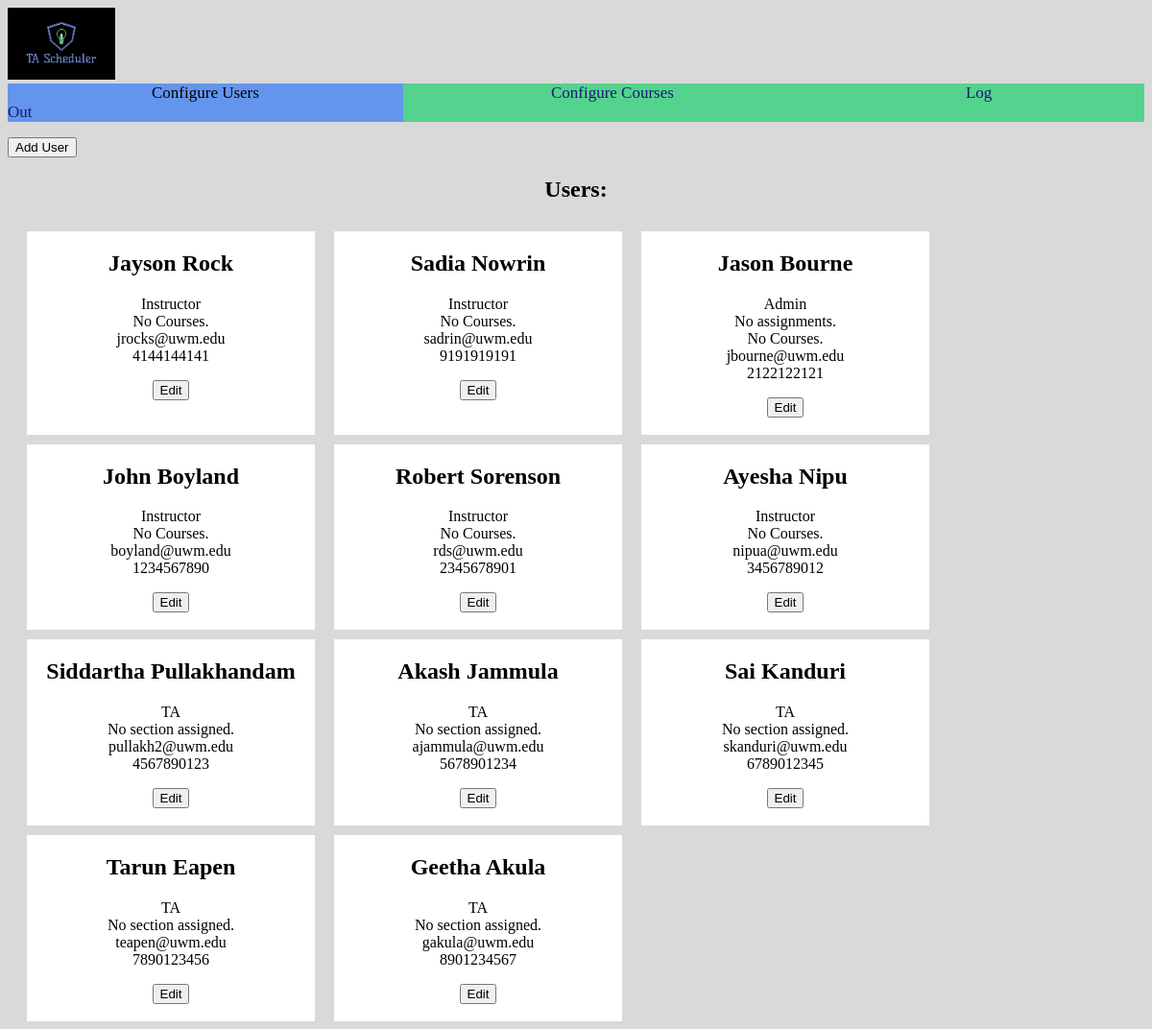
The app's page /configure_user.html (signed in), older data.
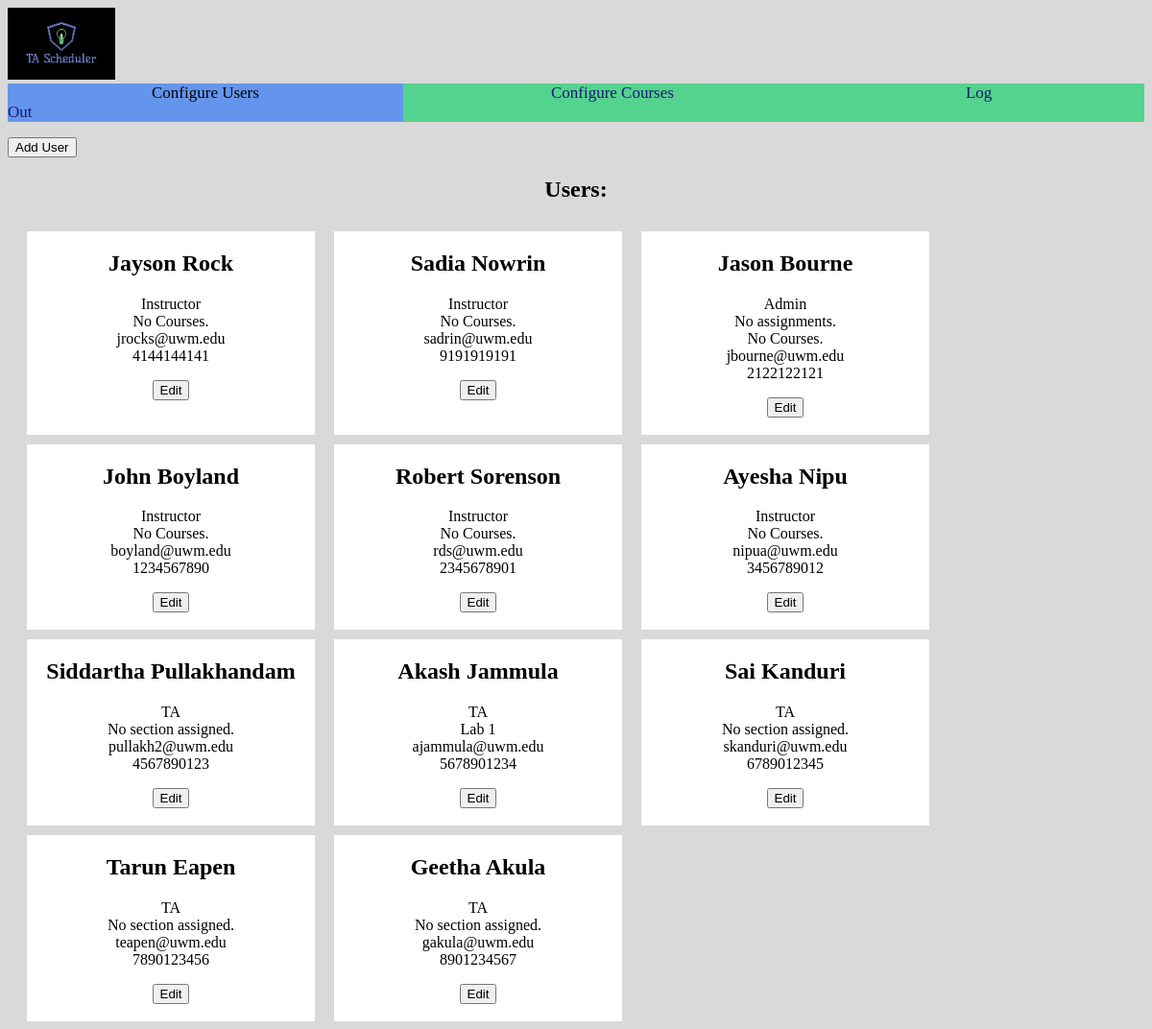
The same page, newer data.
### djangoProject1/models.py (models this page shows, shortened)
class User(models.Model): # basic for now
    ROLE_CHOICES = [
        ('TA', 'Teaching Assistant'),
        ('Instructor', 'Instructor'),
        ('Admin', 'Administrator'),
    ]
    id = models.UUIDField(primary_key=True, default=uuid.uuid4, editable=False) #unique id
    first_name = models.CharField(max_length=50, default="DefaultFirst") #first name of user
    last_name = models.CharField(max_length=50, default="DefaultLast") #last name of user
    username = models.CharField(max_length=50, unique=True, default="Default_Username")  #unique username (ISSUES LATER ON, default AND unique doesn't work well)
    password = models.CharField(max_length=128, default="Default_Password")  #stored password (128 for hash(? idk documentation recommended it))
    email = models.EmailField(default="default@example.com")  #unique email address (cant run unless blank by default
    phone_number = models.CharField(max_length=10, blank=True, null=True)  #optional phone number (can make required later)
    address = models.TextField(blank=True, null=True)  #optional home address (can make required later)
    skills = models.TextField(blank=True, null=True)  #apparently we need skills? okay here's an open text field for it
    role = models.CharField(max_length=20, choices=ROLE_CHOICES, default='TA')  #role of the user (TA, Instructor, Admin)

class Section(models.Model):
    id = models.UUIDField(primary_key=True, default=uuid.uuid4, editable=False) #unique id
    name = models.CharField(max_length=100, default="Default Section Name") #section name
    course = models.ForeignKey(Course, on_delete=models.CASCADE, related_name='sections') #link to course
    days = MultiSelectField(choices=DAYS_OF_WEEK, blank=True, null=True)  #day of the week
    time = models.TimeField(blank=True, null=True)  #specific time of day
    location = models.CharField(max_length=100, blank=True, null=True) #location
    user = models.ForeignKey(User, null=True, blank=True, limit_choices_to={'role__in': ['TA', 'Instructor']}, on_delete=models.SET_NULL, related_name='sections')

### djangoProject1/views.py (the view, shortened to what this page needs)
# urls.py: path('configure_user.html', ConfigureUserPage.as_view(), name='configure_user'),
class ConfigureUserPage(View):
    def get(self, request):
        users = User.objects.all()
        user = GetUser.get_user(request)
        if not user:
            return redirect('/')
        return render(request, "configure_user.html",
                      {"roles": User.ROLE_CHOICES, "users": users})

### djangoProject1/MethodFiles/GeneralMethods.py (called while the page is built)
    @staticmethod
    def get_user(request):
        name = request.session.get('cur_user_name')
        if not name:
            return None
        else:
            return User.objects.filter(username=name).first()

### templates/configure_user.html (shortened to what this page needs)
<!DOCTYPE html>
<html lang="en">
<head>
    <link rel="stylesheet" href="/static/style.css"/>
</head>
<body style="background-color: rgb(217,217,217)">
<a href="home.html">
    <img src="/static/Logo.jpeg" alt="TA Scheduler Logo" style="height: 75px; width: auto;">
</a>
<div class="navbar">
    <a class="active" href="configure_user.html" style="padding: 150px">Configure Users</a>
    <a href="configure_course.html" style="padding: 150px">Configure Courses</a>
    <a href="/" style="padding: 150px">Log Out</a>
</div>
<div class="addUserModal">
</div>
<button popovertarget="createUser">Add User</button>
<h2 class="container">Users:</h2>
<div class="boxContainer">
    {% for user in users %}
        <div class="whiteBox">
            <h2>{{ user.first_name }} {{ user.last_name }}</h2>
            <p>{{ user.role }} <br/>
                {% if user.role == "Instructor" %}
                    {% for course in user.courses.all %}
                        {{ course.name }}<br/>
                    {% empty %}
                        No Courses.<br/>
                    {% endfor %}
                {% elif user.role == "TA" %}
                    {% for section in user.sections.all %}
                        {{ section.name }}<br/>
                    {% empty %}
                        No section assigned.<br/>
                    {% endfor %}
                {% else %}
                    No assignments.<br/>
                {% endif %}
                {% if user.role == "Admin" %}
                    No Courses.<br/>
                {% endif %}
                {{ user.email }}<br/>{{ user.phone_number }}</p>
            <button popovertarget="editModal {{ user.id }}">Edit</button>
            <br/><br/>
        </div>
    {% endfor %}
</div>
</body>
</html>

Row changes from the older to the newer data that the page shows:
shown differently, row unchanged: User "Akash": no longer shows "No section assigned."
added Section: name "Lab 1", shown under User "Akash"
